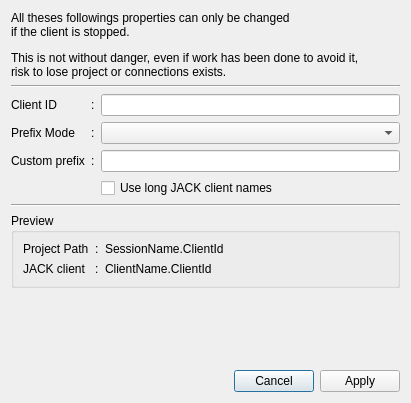
<?xml version="1.0" encoding="UTF-8"?>
<ui version="4.0">
 <class>Dialog</class>
 <widget class="QDialog" name="Dialog">
  <property name="geometry">
   <rect>
    <x>0</x>
    <y>0</y>
    <width>411</width>
    <height>403</height>
   </rect>
  </property>
  <property name="windowTitle">
   <string>Advanced Properties</string>
  </property>
  <layout class="QVBoxLayout" name="verticalLayout_2">
   <item>
    <widget class="QLabel" name="label_7">
     <property name="text">
      <string>&lt;html&gt;&lt;head/&gt;&lt;body&gt;&lt;p&gt;All theses followings properties can only be changed&lt;br/&gt;if the client is stopped.&lt;/p&gt;&lt;p&gt;This is not without danger, even if work has been done to avoid it,&lt;br/&gt;risk to lose project or connections exists.&lt;/p&gt;&lt;/body&gt;&lt;/html&gt;</string>
     </property>
     <property name="wordWrap">
      <bool>false</bool>
     </property>
    </widget>
   </item>
   <item>
    <widget class="Line" name="line">
     <property name="orientation">
      <enum>Qt::Horizontal</enum>
     </property>
    </widget>
   </item>
   <item>
    <layout class="QGridLayout" name="gridLayout">
     <item row="0" column="2">
      <widget class="QLineEdit" name="lineEditClientId"/>
     </item>
     <item row="1" column="0">
      <widget class="QLabel" name="label_3">
       <property name="text">
        <string>Prefix Mode</string>
       </property>
      </widget>
     </item>
     <item row="1" column="1">
      <widget class="QLabel" name="label_4">
       <property name="text">
        <string>:</string>
       </property>
      </widget>
     </item>
     <item row="1" column="2">
      <widget class="QComboBox" name="comboBoxPrefixMode"/>
     </item>
     <item row="0" column="1">
      <widget class="QLabel" name="label_2">
       <property name="text">
        <string>:</string>
       </property>
      </widget>
     </item>
     <item row="2" column="0">
      <widget class="QLabel" name="label_5">
       <property name="text">
        <string>Custom prefix</string>
       </property>
      </widget>
     </item>
     <item row="2" column="1">
      <widget class="QLabel" name="label_6">
       <property name="text">
        <string>:</string>
       </property>
      </widget>
     </item>
     <item row="2" column="2">
      <widget class="QLineEdit" name="lineEditCustomPrefix"/>
     </item>
     <item row="0" column="0">
      <widget class="QLabel" name="label">
       <property name="text">
        <string>Client ID</string>
       </property>
      </widget>
     </item>
     <item row="3" column="2">
      <widget class="QCheckBox" name="checkBoxLongJackNaming">
       <property name="text">
        <string>Use long JACK client names</string>
       </property>
      </widget>
     </item>
    </layout>
   </item>
   <item>
    <widget class="Line" name="line_2">
     <property name="orientation">
      <enum>Qt::Horizontal</enum>
     </property>
    </widget>
   </item>
   <item>
    <widget class="QGroupBox" name="gridGroupBox_2">
     <property name="title">
      <string>Preview</string>
     </property>
     <layout class="QGridLayout" name="gridLayout_2">
      <item row="0" column="3">
       <widget class="QLabel" name="labelProjectPathPreview">
        <property name="sizePolicy">
         <sizepolicy hsizetype="Expanding" vsizetype="Preferred">
          <horstretch>0</horstretch>
          <verstretch>0</verstretch>
         </sizepolicy>
        </property>
        <property name="text">
         <string>SessionName.ClientId</string>
        </property>
       </widget>
      </item>
      <item row="0" column="1">
       <widget class="QLabel" name="label_11">
        <property name="text">
         <string>:</string>
        </property>
       </widget>
      </item>
      <item row="0" column="0">
       <widget class="QLabel" name="label_10">
        <property name="text">
         <string>Project Path</string>
        </property>
       </widget>
      </item>
      <item row="1" column="0">
       <widget class="QLabel" name="label_13">
        <property name="text">
         <string>JACK client</string>
        </property>
       </widget>
      </item>
      <item row="1" column="1">
       <widget class="QLabel" name="label_14">
        <property name="text">
         <string>:</string>
        </property>
       </widget>
      </item>
      <item row="1" column="3">
       <widget class="QLabel" name="labelJackNamePreview">
        <property name="text">
         <string>ClientName.ClientId</string>
        </property>
       </widget>
      </item>
     </layout>
    </widget>
   </item>
   <item>
    <spacer name="verticalSpacer">
     <property name="orientation">
      <enum>Qt::Vertical</enum>
     </property>
     <property name="sizeHint" stdset="0">
      <size>
       <width>20</width>
       <height>40</height>
      </size>
     </property>
    </spacer>
   </item>
   <item>
    <widget class="QDialogButtonBox" name="buttonBox">
     <property name="standardButtons">
      <set>QDialogButtonBox::Apply|QDialogButtonBox::Cancel</set>
     </property>
    </widget>
   </item>
  </layout>
 </widget>
 <resources/>
 <connections>
  <connection>
   <sender>buttonBox</sender>
   <signal>rejected()</signal>
   <receiver>Dialog</receiver>
   <slot>reject()</slot>
   <hints>
    <hint type="sourcelabel">
     <x>205</x>
     <y>383</y>
    </hint>
    <hint type="destinationlabel">
     <x>205</x>
     <y>203</y>
    </hint>
   </hints>
  </connection>
 </connections>
</ui>
